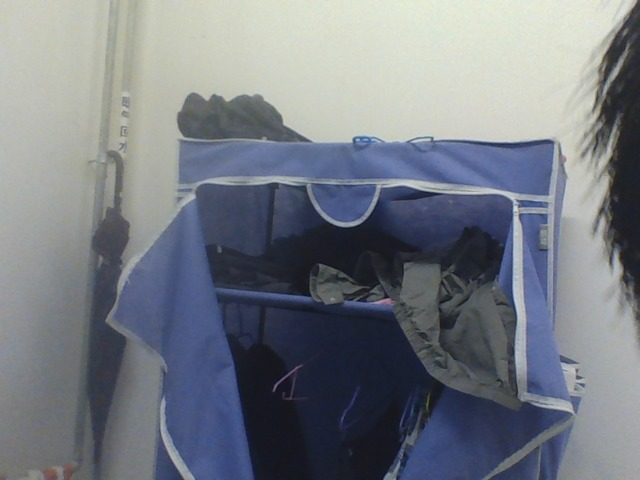
//> input picture brife_ws/000001.jpg, 640 x 480 px
$ ./brife_main   (built with g++ and OpenCV 4)
//> lines starting //> are read from the running program, lines starting //| are printed output that depends on the picture
#include <stdio.h>

#include <opencv2/core/core.hpp>
#include <opencv2/highgui/highgui.hpp>
#include <opencv2/imgproc/imgproc.hpp>
#include <opencv2/features2d/features2d.hpp>

using namespace cv;

int main(int argc, char** argv)
{
    Mat img_1 = imread("/home/jc/slambook/brife_ws/000001.jpg");
//> img_1 is the input picture: 480 rows x 640 cols, CV_8UC3; mean B, G, R 131.7, 123.8, 118.8
    Mat img_2 = imread("/home/jc/slambook/brife_ws/000003.jpg");
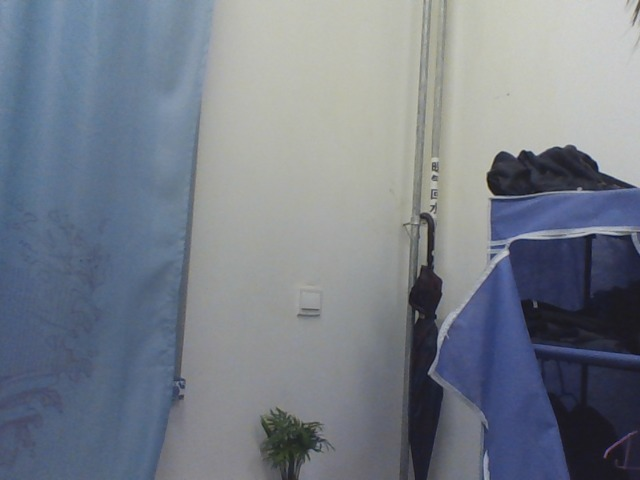
//> input picture brife_ws/000003.jpg, 640 x 480 px
//> img_2 is the input picture: 480 rows x 640 cols, CV_8UC3; mean B, G, R 137.1, 126.4, 119.1

    // -- Step 1: Detect the keypoints using STAR Detector
    std::vector<KeyPoint> keypoints_1,keypoints_2;
    cv::Ptr<cv::FastFeatureDetector> detector = cv::FastFeatureDetector::create();
    cv::Ptr<cv::ORB> orb= cv::ORB::create();
    //StarFeatureDetector detector;
    orb->detect(img_1, keypoints_1);
//> keypoints_1 = 500 keypoints; strongest (x, y, size): (516, 203, 37.2), (353, 139, 31), (432, 137, 31), (354, 138, 37.2)
    orb->detect(img_2, keypoints_2);
//> keypoints_2 = 495 keypoints; strongest (x, y, size): (522, 151, 37.2), (521, 151, 44.6), (515, 156, 37.2), (516, 156, 31)

    // -- Stpe 2: Calculate descriptors (feature vectors)
    //Ptr<FeatureDetector> detector = ORB::create();
    Ptr<DescriptorExtractor> descriptor = ORB::create();
    // Ptr<FeatureDetector> detector = FeatureDetector::create(detector_name);
    // Ptr<DescriptorExtractor> descriptor = DescriptorExtractor::create(descriptor_name);
    Ptr<DescriptorMatcher> matcher  = DescriptorMatcher::create ( "BruteForce-Hamming" );

    //BriefDescriptorExtractor brief;
    Mat descriptors_1, descriptors_2;
    descriptor->compute(img_1, keypoints_1, descriptors_1);
    descriptor->compute(img_2, keypoints_2, descriptors_2);

    //-- Step 3: Matching descriptor vectors with a brute force matcher
    //BFMatcher matcher(NORM_HAMMING);
    std::vector<DMatch> mathces,good_matches;
    matcher->match(descriptors_1, descriptors_2, mathces);
//> mathces = 500 matches
    double min_d=1000000,max_d=0;
    for(int i=0;i<descriptors_1.rows;i++)
    {
      double dis=mathces[i].distance;
      if(dis<min_d)
	min_d=dis;
      if(dis>max_d)
	max_d=dis;

    }
//> this loop made 500 passes
//> (dis, min_d, max_d) on pass 1: (69, 69, 69)
//> (dis, min_d) on passes 4, 9, 17, 35, 75, 80: (58, 58), (57, 57), (36, 36), (27, 27), (25, 25), (23, 23)
//> after the loop, min_d = 17; max_d = 95

    printf("max %f    min%f",max_d,min_d);
//| max 95.000000    min17.000000
    for(int i=0;i<descriptors_1.rows;i++)
    {
      if(mathces[i].distance<=max(2*min_d,20.0))
	good_matches.push_back(mathces[i]);
    }
//> after the loop, good_matches = 48 matches
    // -- dwaw matches
    Mat img_mathes;
    drawMatches(img_1, keypoints_1, img_2, keypoints_2, good_matches, img_mathes);
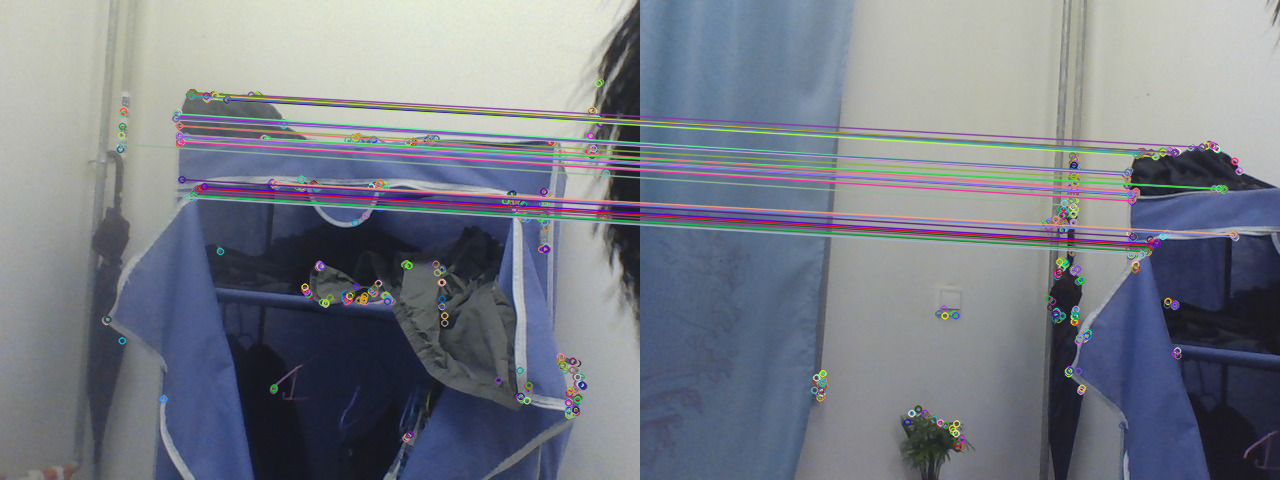
//> img_mathes: 480 rows x 1280 cols, CV_8UC3; mean B, G, R 134.1, 124.7, 119.9
    // -- show
    imshow("Mathces", img_mathes);

    waitKey(0);
    cv::destroyWindow("Mathces");
    return 0;
}
